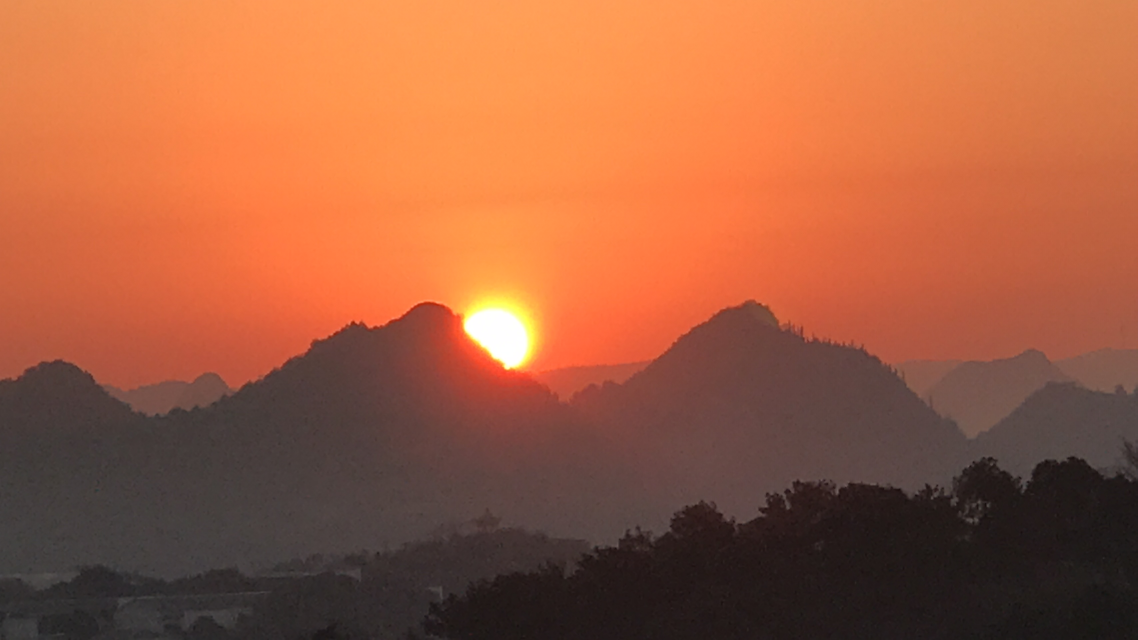
#> input picture src/controls/images/IMG_2344.JPG, 3412 x 1920 px, found by its file name (shown at 1/3 size); its folder holds only this picture in this run
$ python img2ico.py
#> lines starting #> are read from the running program, lines starting #| are printed output that depends on the picture
import os
from PIL import Image

img_path = "G:\shiyan\PyQt5_learn\src\controls\images/"
files = os.listdir(img_path)
size = (128, 128)
for inName in files:
    tmp = os.path.splitext(inName)
    if tmp[1] == '.JPG':
        outName = tmp[0] + '.ico'
        im = Image.open(img_path + inName).resize(size)
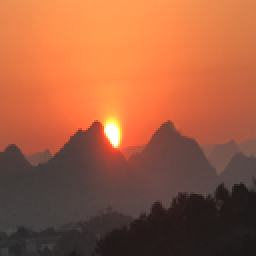
#> im: PIL image 128x128 RGB (shown 2 times larger); mean R, G, B 162.2, 93.8, 63.2
        try:
            path = os.path.join('./images', outName)
            im.save(path)
            print('{}-->{}'.format(inName, outName))
        except IOError:
            print('connot convert :', inName)
